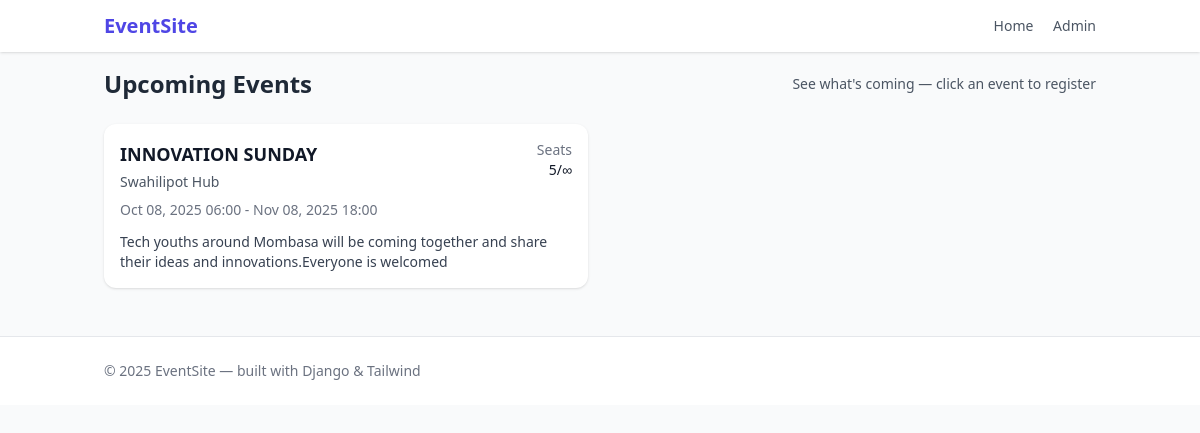
The page / on the database its author committed.
### events/models.py (models this page shows, shortened)
class Event(models.Model):
    title = models.CharField(max_length=200)
    description = models.TextField(blank=True)
    location = models.CharField(max_length=200, blank=True)
    start_time = models.DateTimeField()
    end_time = models.DateTimeField(null=True, blank=True)
    capacity = models.PositiveIntegerField(null=True, blank=True)  # optional

### events/views.py (the view)
# urls.py: 2. Add a URL to urlpatterns:  path('', views.home, name='home')
def home(request):
    events = Event.objects.filter(start_time__gte=timezone.now()).order_by('start_time')
    return render(request, 'events/home.html', {'events': events})

### events/templates/events/home.html (shortened to what this page needs)
{% extends 'events/base.html' %}
{% block content %}
<div class="flex items-center justify-between mb-6">
  <h1 class="text-2xl font-bold">Upcoming Events</h1>
  <p class="text-sm text-gray-600">See what's coming — click an event to register</p>
</div>
{% if events %}
  <div class="grid gap-6 grid-cols-1 sm:grid-cols-2">
    {% for event in events %}
      <a href="{% url 'events:detail' event.pk %}" class="block bg-white rounded-xl shadow p-4 hover:shadow-lg transition">
        <div class="flex justify-between items-start">
          <div>
            <h2 class="text-lg font-semibold text-gray-900">{{ event.title }}</h2>
            <p class="text-sm text-gray-600 mt-1">{{ event.location }}</p>
            <p class="text-sm text-gray-500 mt-2">{{ event.start_time|date:"M d, Y H:i" }}{% if event.end_time %} - {{ event.end_time|date:"M d, Y H:i" }}{% endif %}</p>
          </div>
          <div class="text-right">
            <div class="text-sm text-gray-500">Seats</div>
            <div class="text-sm font-medium text-gray-900">
              {{ event.registrations.count }}{% if event.capacity %}/{{ event.capacity }}{% else %}/∞{% endif %}
            </div>
          </div>
        </div>
        <p class="text-sm text-gray-700 mt-3 line-clamp-2">{{ event.description|default:"No description" }}</p>
      </a>
    {% endfor %}
  </div>
{% else %}
  <div class="bg-white p-6 rounded-xl shadow text-center">
    <h3 class="text-lg font-medium">No upcoming events.</h3>
    <p class="text-sm text-gray-600 mt-2">Add an event in the admin at <code>/admin/</code> (make sure start time is in the future).</p>
  </div>
{% endif %}
{% endblock %}

### events/templates/events/base.html (shortened to what this page needs)
<!doctype html>
<html lang="en">
<head>
  <script src="https://cdn.tailwindcss.com"></script>
</head>
<body class="bg-gray-50 min-h-screen text-gray-800">
  <nav class="bg-white shadow">
    <div class="max-w-5xl mx-auto px-4 py-3 flex items-center justify-between">
      <a href="{% url 'events:home' %}" class="text-xl font-semibold text-indigo-600">EventSite</a>
      <div class="text-sm text-gray-600">
        <a href="{% url 'events:home' %}" class="mr-4 hover:text-indigo-600">Home</a>
        <a href="/admin/" class="hover:text-indigo-600">Admin</a>
      </div>
    </div>
  </nav>
  <main class="max-w-5xl mx-auto p-4">
    {% block content %}{% endblock %}
  </main>
  <footer class="mt-8 py-6 bg-white border-t">
    <div class="max-w-5xl mx-auto px-4 text-sm text-gray-500">
      © {{ year|default:2025 }} EventSite — built with Django & Tailwind
    </div>
  </footer>
</body>
</html>

### rows shown on the page
Event: title "INNOVATION SUNDAY", location "Swahilipot Hub", start_time "Oct 08, 2025 06:00", end_time "Nov 08, 2025 18:00", registrations.count "5", description "Tech youths around Mombasa will be coming together and share their ideas and innovations.Everyone is welcomed"

### other values the page prints
{{ year|default:2025 }} "2025"
